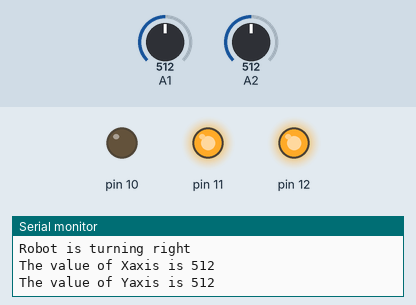
Bench run of a sketch on a simulated Arduino Uno, built with avr-gcc and run on an emulated ATmega328P. Parts: output pins drawn as LEDs (lit = HIGH), the last lines printed to the serial monitor. Inputs (shaded band) come from the test bench; at power-on: A2 = 512, A1 = 512. Pins used as bus, display or sensor lines are not drawn.

Above: at 1.8 s.
1.9 s: A2 set to 290
At 3.4 s:
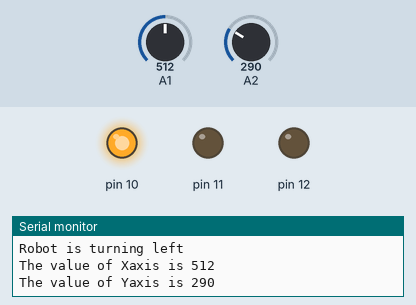
4.5 s: A2 set to 306
At 6.5 s:
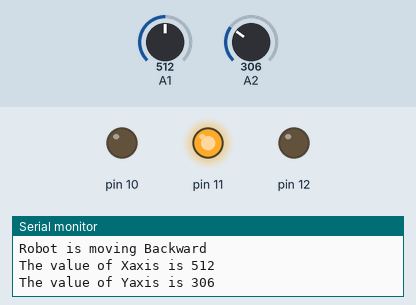
7.7 s: A1 set to 364
10.4 s: A1 set to 334
At 13.3 s:
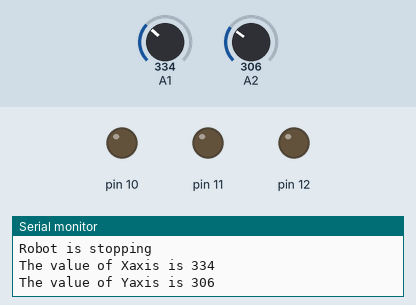
14.5 s: A1 set to 289
At 17.5 s:
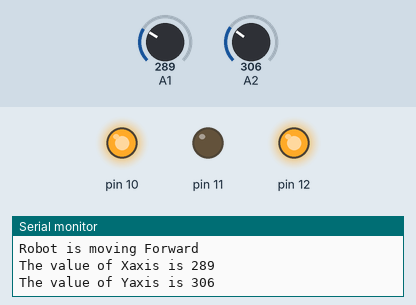
17.8 s: A1 set to 306
At 20.3 s:
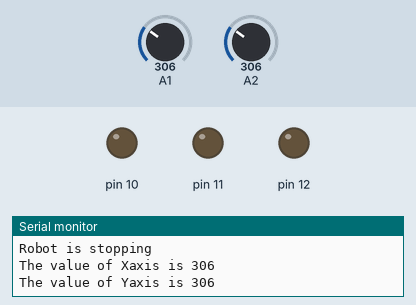
Timing chart, 0 to 21.8 s (numbered marks = the images above; inputs shaded):
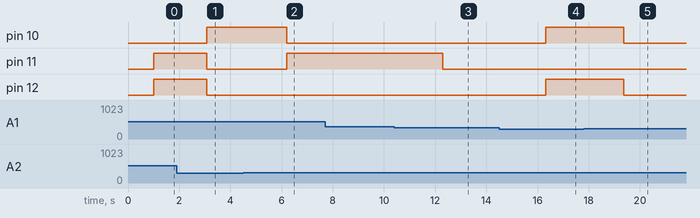

Measured:
- the behaviour switches between 350 and 349 on A1 (found by bisection; images 2 and 3)
- the behaviour switches between 300 and 299 on A1 (found by bisection; images 3 and 4)
- after the input at 1.9 s, pin 10: LOW → HIGH after 1.2 s; pin 11, pin 12: HIGH → LOW after 1.2 s
- after the input at 4.5 s, pin 10: HIGH → LOW after 1.7 s; pin 11: LOW → HIGH after 1.7 s
- after the input at 10.4 s, pin 11: HIGH → LOW after 1.9 s
- after the input at 14.5 s, pin 10, pin 12: LOW → HIGH after 1.8 s
- after the input at 17.8 s, pin 10, pin 12: HIGH → LOW after 1.6 s

The sketch:

gesture.ino
```cpp
void setup() {
  // put your setup code here, to run once:
  Serial.begin(9600);
  pinMode(10, OUTPUT);
  pinMode(11, OUTPUT);
  pinMode(12, OUTPUT);
  pinMode(13, OUTPUT);
}

void loop() {
  // put your main code here, to run repeatedly:
  int xaxis = analogRead(A1);
  int yaxis = analogRead(A2);
  Serial.println("The value of Xaxis is "+ String(xaxis));
  Serial.println("The value of Yaxis is "+ String(yaxis));
  delay(1000);

  if(xaxis < 300)
  {
    digitalWrite(10, HIGH);
    digitalWrite(11, LOW);
    digitalWrite(12, HIGH);
    digitalWrite(13, LOW);
    Serial.println("Robot is moving Forward");
  }

  if(xaxis > 350)
  {
    digitalWrite(10, LOW);
    digitalWrite(11, HIGH);
    digitalWrite(12, LOW);
    digitalWrite(13, HIGH);
    Serial.println("Robot is moving Backward");
  }

  if(yaxis < 300)
  {
    digitalWrite(10, HIGH);
    digitalWrite(11, LOW);
    digitalWrite(12, LOW);
    digitalWrite(13, HIGH);
    Serial.println("Robot is turning left");
  }

  if(yaxis > 350)
  {
    digitalWrite(10, LOW);
    digitalWrite(11, HIGH);
    digitalWrite(12, HIGH);
    digitalWrite(13, LOW);
    Serial.println("Robot is turning right");
  }

  if ((xaxis > 300) && (xaxis < 350) && (yaxis > 300) && (yaxis < 350)) {
    digitalWrite(10, LOW);
    digitalWrite(11, LOW);
    digitalWrite(12, LOW);
    digitalWrite(13, LOW);
    Serial.println("Robot is stopping");
  }


}
```
